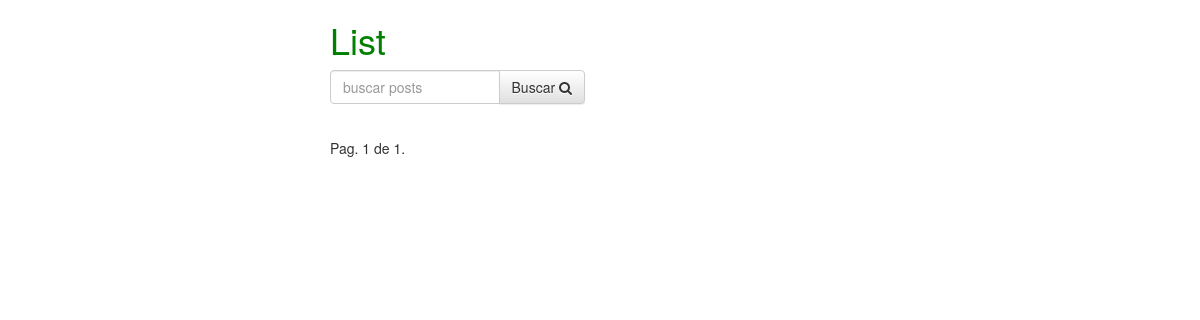
The page /posts/ on the database as committed earlier.
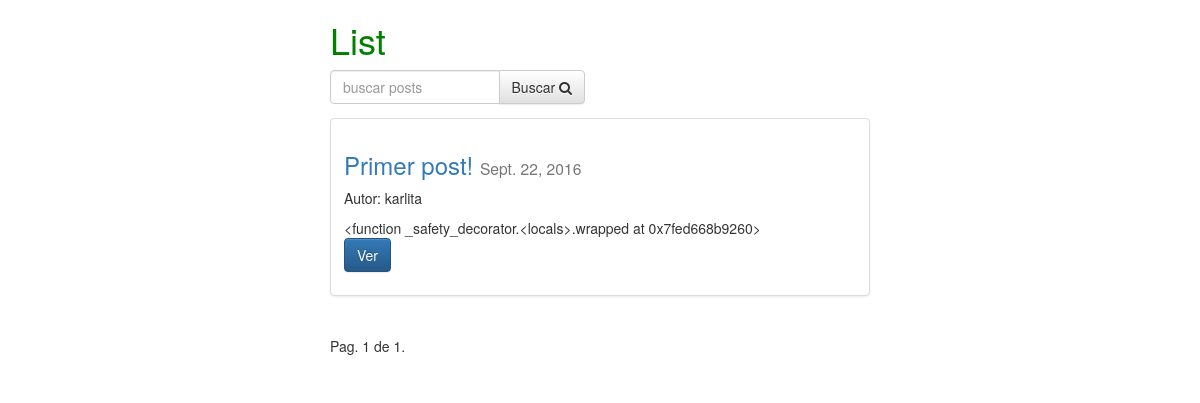
The same page on the database as committed later.
### posts/models.py (models this page shows, shortened)
class Post(models.Model):
	user = models.ForeignKey(settings.AUTH_USER_MODEL, default=1)
	titulo = models.CharField(max_length=150)
	slug = models.SlugField(unique=True)
	imagen = models.ImageField(upload_to=upload_location,
			null=True,
			blank=True,
			height_field="height_field",
			width_field="width_field")
	height_field = models.IntegerField(default=0)
	width_field = models.IntegerField(default=0)
	contenido = models.TextField()
	draft = models.BooleanField(default=False)
	publish = models.DateField(auto_now=False, auto_now_add=False)
	timestamp = models.DateTimeField(auto_now_add=True, auto_now=False)
	actualizado = models.DateTimeField(auto_now_add=False, auto_now=True)
	objects = PostManager()
	def get_absolute_url(self):
		return reverse("posts:detail", kwargs={"slug": self.slug})
	class Meta:
		ordering = ["-timestamp", "-actualizado"]
	def get_markdown(self):
		contenido = self.contenido
		markdown_text = markdown(contenido)
		return mark_safe(markdown_text)

### posts/views.py (the view, shortened to what this page needs)
def post_list(request):
	hoy = timezone.now().date()
	queryset_list = Post.objects.active() #filter(draft=False).filter(publish__lte=timezone.now()) #all() #.order_by("-timestamp")
	if request.user.is_staff or request.user.is_superuser:
		queryset_list = Post.objects.all()
	query = request.GET.get("q")
	paginator = Paginator(queryset_list, 3) # Show 25 contacts per page
	page_request_var = "list"
	page = request.GET.get(page_request_var)
	try:
		queryset = paginator.page(page)
	except PageNotAnInteger:
		queryset = paginator.page(1)
	except EmptyPage:
		queryset = paginator.page(paginator.num_pages)
	context = {
	"titulo": "List",
	"object_list": queryset,
	"page_request_var": page_request_var,
	"hoy": hoy,
	}
	return render(request, "post_list.html", context)

### posts/models.py (called while the page is built)
	def active(self, *args, **kwargs):
		return super(PostManager, self).filter(draft=False).filter(publish__lte=timezone.now())

### templates/post_list.html (shortened to what this page needs)
{% extends "base.html" %}
{% block content %}
<div class='col-sm-6 col-sm-offset-3'>
<h1>{{ titulo }}</h1>
<form method='GET' action='' class='row'>
    <div class='col-sm-6'>
    <div class='input-group'>
<input class='form-control' type='text' name='q' placeholder='buscar posts' value='{{ request.GET.q }}' />
    <span class='input-group-btn'>
        <button class='btn btn-default' type='submit'>Buscar <i class="fa fa-search"></i></button>
    </span>
    </div>
</div>
</form>
{% for obj in object_list %}
<div class="row">
    <div class='col-sm-12'>
        <div class="thumbnail">
    <div class="caption post-detail-art">
        <h3><a href='{{ obj.get_absolute_url }}'>{{ obj.titulo }}</a> <small> {{ obj.publish }}</small></h3>
        {% if obj.user.get_full_name %}
            <p>Autor: {{ obj.user.get_full_name }}</p>
        {% else %}
            <p>Autor: {{ obj.user }}</p>
        {% endif %}
        {{ obj.get_markdown|truncatewords_html:10 }}
        <p><a href="{{ obj.get_absolute_url }}" class="btn btn-primary" role="button">Ver</a> </p>
    </div>
        </div>
    </div>
<br/>
</div>
{% endfor %}
<div class="pagination">
    <span class="step-links">
        <span class="current">
            Pag. {{ object_list.number }} de {{ object_list.paginator.num_pages }}.
        </span>
    </span>
</div>
</div>
{% endblock %}

Rows that differ between the two databases and show on the page:
added Post: titulo "Primer post!", publish "Sept. 22, 2016", user "karlita", get_markdown "<function _safety_decorator.<locals>.wrapped at 0x7fed668b9260>"
